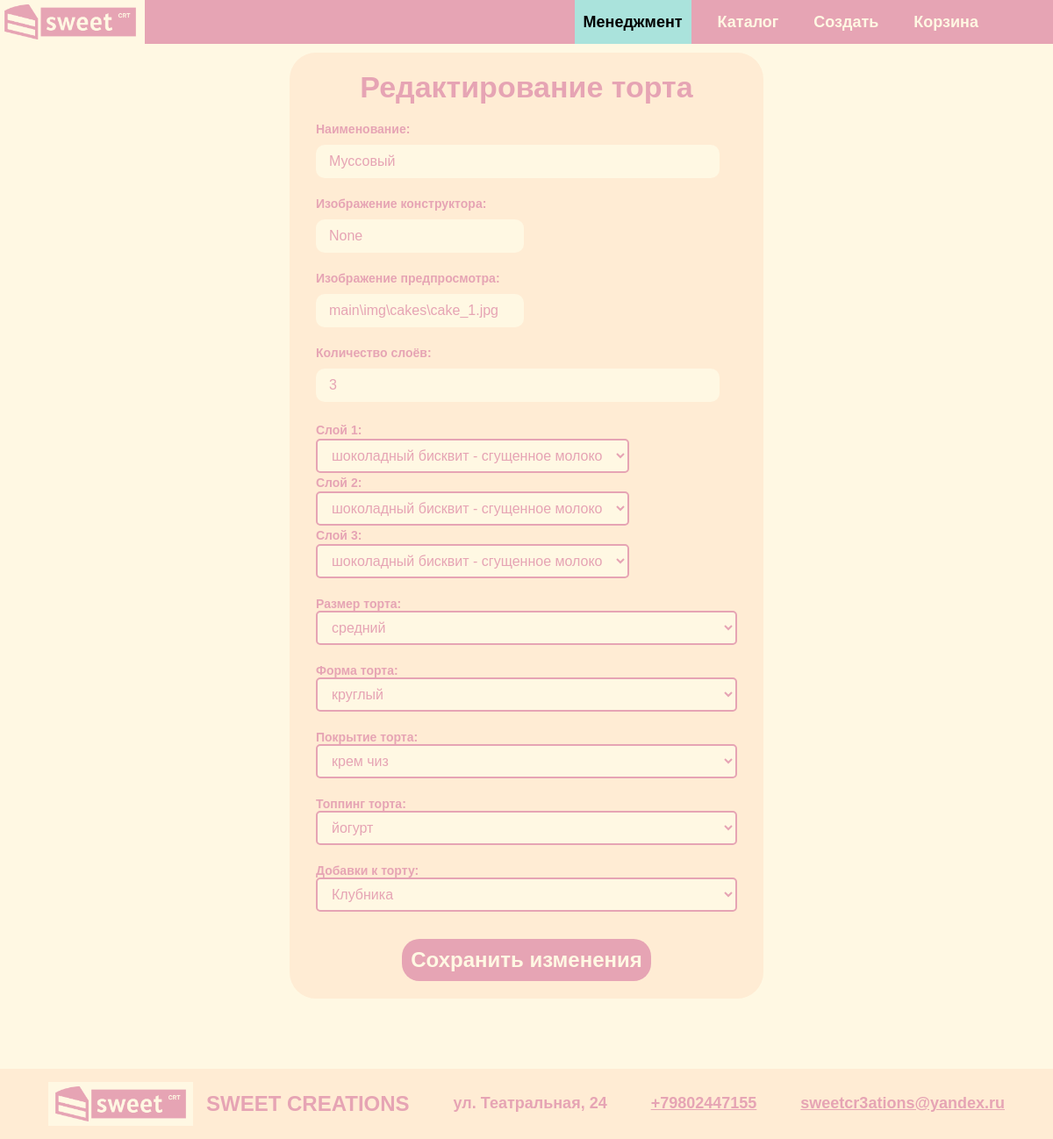
The app's page /staff/cakes/edit/1/ (signed in) with its own data.
### main/models.py (models this page shows, shortened)
class Cake(models.Model):
    cake_id = models.AutoField(db_column='cake_ID', primary_key=True)
    weight = models.IntegerField()
    cost = models.TextField()
    layers_count = models.IntegerField()
    text = models.TextField(blank=True, null=True)
    name = models.TextField(blank=True, null=True)
    constructor_image = models.TextField(blank=True, null=True)
    preview_image = models.TextField(blank=True, null=True)
    cake_size = models.ForeignKey('CakeSize', models.DO_NOTHING, db_column='cake_size_ID')
    cake_shape = models.ForeignKey('CakeShape', models.DO_NOTHING, db_column='cake_shape_ID')
    cake_coverage = models.ForeignKey('CakeCoverage', models.DO_NOTHING, db_column='cake_coverage_ID', default=4)
    cake_topping = models.ForeignKey('CakeTopping', models.DO_NOTHING, db_column='cake_topping_ID', default=4)
    cake_addition = models.ForeignKey('CakeAddition', models.DO_NOTHING, db_column='cake_addition_ID', default=5)
    cake_addition_perimeter = models.ForeignKey('CakeAddition', models.DO_NOTHING, db_column='cake_addition_ID_perimeter', related_name='cake_addition_perimeter', null=True, blank=True)
    is_users = models.BooleanField(default=False)
    class Meta:
        db_table = 'Cake'

class CakeSize(models.Model):
    cake_size_id = models.AutoField(db_column='cake_size_ID', primary_key=True)
    type = models.TextField(unique=True)
    base_area = models.IntegerField(unique=True)
    class Meta:
        db_table = 'Cake_size'

class CakeShape(models.Model):
    cake_shape_id = models.AutoField(db_column='cake_shape_ID', primary_key=True)
    shape = models.TextField(unique=True)
    cost = models.IntegerField()
    texture_path = models.CharField(max_length=255, blank=True, null=True)
    class Meta:
        db_table = 'Cake_shape'

class CakeCoverage(models.Model):
    cake_coverage_id = models.AutoField(db_column='Cake_coverage_ID', primary_key=True)
    ingridient = models.TextField(unique=True)
    cost_per_gram = models.FloatField()
    density = models.IntegerField()
    primary_color = models.TextField()
    secondary_color = models.TextField()
    class Meta:
        db_table = 'Cake_coverage'

class CakeTopping(models.Model):
    cake_topping_id = models.AutoField(db_column='Cake_topping_ID', primary_key=True)
    ingridient = models.TextField(unique=True)
    cost_per_gram = models.FloatField()
    density = models.IntegerField()
    primary_color = models.TextField()
    texture_path = models.CharField(max_length=255, blank=True, null=True)
    class Meta:
        db_table = 'Cake_topping'

### main/views.py (the view, shortened to what this page needs)
# urls.py: path('staff/cakes/edit/<int:cake_id>/', edit_cake, name='edit_cake'),
@login_required
@user_passes_test(staff_required)
def edit_cake(request, cake_id):
    cake = get_object_or_404(Cake, pk=cake_id)
    cake_structure_layers = CakeStructure.objects.filter(cake=cake).values_list('layer_id', flat=True)
    cake_sizes = CakeSize.objects.all()
    cake_shapes = CakeShape.objects.all()
    cake_coverages = CakeCoverage.objects.all()
    cake_toppings = CakeTopping.objects.all()
    cake_additions = CakeAddition.objects.all()
    layers = Layer.objects.all()
    layer_range = list(range(1, cake.layers_count + 1))
    return render(request, 'staff/edit_cake.html', {
        'cake': cake,
        'cake_sizes': cake_sizes,
        'cake_shapes': cake_shapes,
        'cake_coverages': cake_coverages,
        'cake_toppings': cake_toppings,
        'cake_additions': cake_additions,
        'layers': layers,
        'cake_structure_layers': cake_structure_layers,
        'layer_range': layer_range,
        'max_layers': range(1, 4),
    })

### main/views.py (called while the page is built)
def staff_required(user):
    return user.is_staff

### main/templates/staff/edit_cake.html (shortened to what this page needs)
{% extends 'main/base.html' %}
{% load static %}
{% block content %}
<form method="post" class="edit-cake-form">
    <h2 class="edit-heading">Редактирование торта</h2>
    <div class="labels-between1">
        <label for="name" class="atributes-label">Наименование:</label>
    </div>
    <div class="input-between">
        <input type="text" id="name" name="name" value="{{ cake.name }}" class="input-field"><br>
    </div><br>
    <label for="constructor_image" class="atributes-label">Изображение конструктора:</label>
    <input type="text" id="constructor_image" name="constructor_image" value="{{ cake.constructor_image }}" class="input-field"><br>
    <label for="preview_image" class="atributes-label">Изображение предпросмотра:</label>
    <input type="text" id="preview_image" name="preview_image" value="{{ cake.preview_image }}" class="input-field"><br>
    <div class="labels-between2">
        <label for="layers_count" class="atributes-label">Количество слоёв:</label>
    </div>
    <div class="input-between">
        <input type="number" id="layers_count" name="layers_count" min="1" max="3" value="{{ cake.layers_count }}" class="input-field" onchange="updateLayers()" onkeydown="return false;"><br>
    </div><br>
    <div id="layer-selection-container">
        {% for i in layer_range %}
        <div class="layer-group" id="layer_group_{{ i }}">
            <label for="layer_{{ i }}" class="atributes-label">Слой {{ i }}:</label><br>
            <select id="layer_{{ i }}" name="layers" required class="select-layers">
                {% for layer in layers %}
                <option value="{{ layer.layer_id }}" {% if layer.layer_id in cake_structure_layers %}selected{% endif %}>
                    {{ layer.layer_base.ingridient }} - {{ layer.layer_filling.ingridient }}
                </option>
                {% endfor %}
            </select><br>
        </div>
        {% endfor %}
    </div><br>
    <label for="cake_size" class="atributes-label">Размер торта:</label>
    <select id="cake_size" name="cake_size" required class="select-layers">
        {% for size in cake_sizes %}
        <option value="{{ size.cake_size_id }}" {% if size.cake_size_id == cake.cake_size_id %}selected{% endif %}>
            {{ size.type }}
        </option>
        {% endfor %}
    </select><br>
    <label for="cake_shape" class="atributes-label">Форма торта:</label>
    <select id="cake_shape" name="cake_shape" required class="select-layers">
        {% for shape in cake_shapes %}
        <option value="{{ shape.cake_shape_id }}" {% if shape.cake_shape_id == cake.cake_shape_id %}selected{% endif %}>
            {{ shape.shape }}
        </option>
        {% endfor %}
    </select><br>
    <label for="cake_coverage" class="atributes-label">Покрытие торта:</label>
    <select id="cake_coverage" name="cake_coverage" required class="select-layers">
        {% for coverage in cake_coverages %}
        <option value="{{ coverage.cake_coverage_id }}" {% if coverage.cake_coverage_id == cake.cake_coverage_id %}selected{% endif %}>
            {{ coverage.ingridient }}
        </option>
        {% endfor %}
    </select><br>
    <label for="cake_topping" class="atributes-label">Топпинг торта:</label>
    <select id="cake_topping" name="cake_topping" required class="select-layers">
        {% for topping in cake_toppings %}
        <option value="{{ topping.cake_topping_id }}" {% if topping.cake_topping_id == cake.cake_topping_id %}selected{% endif %}>
            {{ topping.ingridient }}
        </option>
        {% endfor %}
    </select><br>
    <label for="cake_addition" class="atributes-label">Добавки к торту:</label>
    <select id="cake_addition" name="cake_addition" class="select-layers">
        {% for addition in cake_additions %}
        <option value="{{ addition.cake_addition_id }}" {% if addition.cake_addition_id in cake_structure_layers %}selected{% endif %}>
            {{ addition.ingridient }}
        </option>
        {% endfor %}
    </select><br>
    <button type="submit" class="save-changes-button">Сохранить изменения</button>
</form>
{% endblock %}

### main/static/main/style/main.css (style rules this page uses)
:root { --hover-color: rgba(255, 255, 255, 0.4);; --hover-color2: #f8e7e0; }
body { background-color: #fff8e3; display: flex; flex-direction: column; justify-content: space-between; }
html, body { margin: 0; padding: 0; height: 100%; width: 100%; }

### main/static/main/style/login.css (style rules this page uses)
input { border: 0px solid rgba(0, 0, 0, 1); font: 400 16px Roboto Flex, sans-serif; }
.input-field { border-radius: 13px; background-blend-mode: normal; background-color: rgba(255, 248, 227, 1); margin-top: 29px; width: 329px; max-width: 100%; align-items: start; color: #e6a4b4; justify-content: center; align-self: center; padding: 16px; font: 400 16px Roboto Flex, sans-serif; }

### main/static/main/style/recovery.css (style rules this page uses)
input { border: 0px solid rgba(0, 0, 0, 1); font: 400 16px Roboto Flex, sans-serif; }

### main/static/main/style/register.css (style rules this page uses)
input { border: 0px solid rgba(0, 0, 0, 1); font: 400 14px Roboto Flex, sans-serif; }

### main/static/main/style/catalog.css (style rules this page uses)
:root { --hover-color: rgba(255, 255, 255, 0.4);; --hover-color2: #f8e7e0; --color2: rgb(251, 233, 223); }
.select-layers { padding: 8px 12px; font-size: 16px; border: 2px solid #e6a4b4; border-radius: 5px; color: #e6a4b4; cursor: pointer; }
.select-layers::placeholder { color: #e6a4b4; }

### main/static/main/style/manage_edit.css (style rules this page uses)
.save-changes-button { display: flex; border-radius: 20px; background-blend-mode: soft-light; background-color: #e6a4b4; border: 0px solid rgba(0, 0, 0, 1); align-self: end; margin-top: 10px; color: #fff8e3; white-space: nowrap; justify-content: center; padding: 10px 10px; font: 900 24px Roboto Flex, sans-serif; transition: transform 0.3s ease, background-color 0.3s ease; }
.edit-cake-form { border-radius: 30px; background-color: #FFECD4; display: flex; justify-self: center; align-self: center; width: 50%; flex-direction: column; padding: 20px 30px; max-width: 40%; margin-top: 60px; color: #e6a4b4; font: 600 18px Roboto Flex, sans-serif; }
.edit-cake-form .input-field { font-family: Roboto Flex, sans-serif; border-radius: 10px; border: 0px; background-blend-mode: normal; background-color: rgba(255, 248, 227, 1); align-items: start; justify-content: center; flex-grow: 1; width: fit-content; padding: 10px 15px; margin-top: 10px; align-self: start; }
.edit-cake-form .atributes-label { color: #e6a4b4; font: 600 14px Roboto Flex, sans-serif; }
.edit-cake-form .edit-heading { color: #e6a4b4; align-self: center; font: 900 34px Roboto Flex, sans-serif; margin: 0px; margin-bottom: 20px; }
.edit-cake-form .save-changes-button { display: flex; border-radius: 20px; background-blend-mode: soft-light; background-color: #e6a4b4; border: 0px solid rgba(0, 0, 0, 1); align-self: center; margin-top: 10px; color: #fff8e3; white-space: nowrap; justify-content: center; padding: 10px 10px; font: 900 24px Roboto Flex, sans-serif; transition: transform 0.3s ease, background-color 0.3s ease; }
.edit-cake-form .select-layers { padding: 8px 12px; font-size: 16px; border: 2px solid #e6a4b4; border-radius: 5px; color: #e6a4b4; cursor: pointer; background-color: #fff8e3; }
.edit-cake-form .select-layers::placeholder { color: #e6a4b4; }
.edit-cake-form .labels-between1 { display: flex; gap: 29%; color: #e6a4b4; white-space: nowrap; }
.edit-cake-form .labels-between2 { display: flex; gap: 44%; color: #e6a4b4; white-space: nowrap; }
.edit-cake-form .input-between { display: flex; gap: 20px; font-size: 14px; color: #e6a4b4; font-weight: 400; white-space: nowrap; }

### records on screen
Cake: name "Муссовый", constructor_image "None", preview_image "main\\img\\cakes\\cake_1.jpg", layers_count "3", cake_size "средний", cake_shape "круглый", cake_coverage "крем чиз", cake_topping "йогурт"

### other values on screen
{{ i }} "1" "2" "3"
form field layers "шоколадный бисквит - сгущенное молоко"
form field cake_addition "Клубника"
